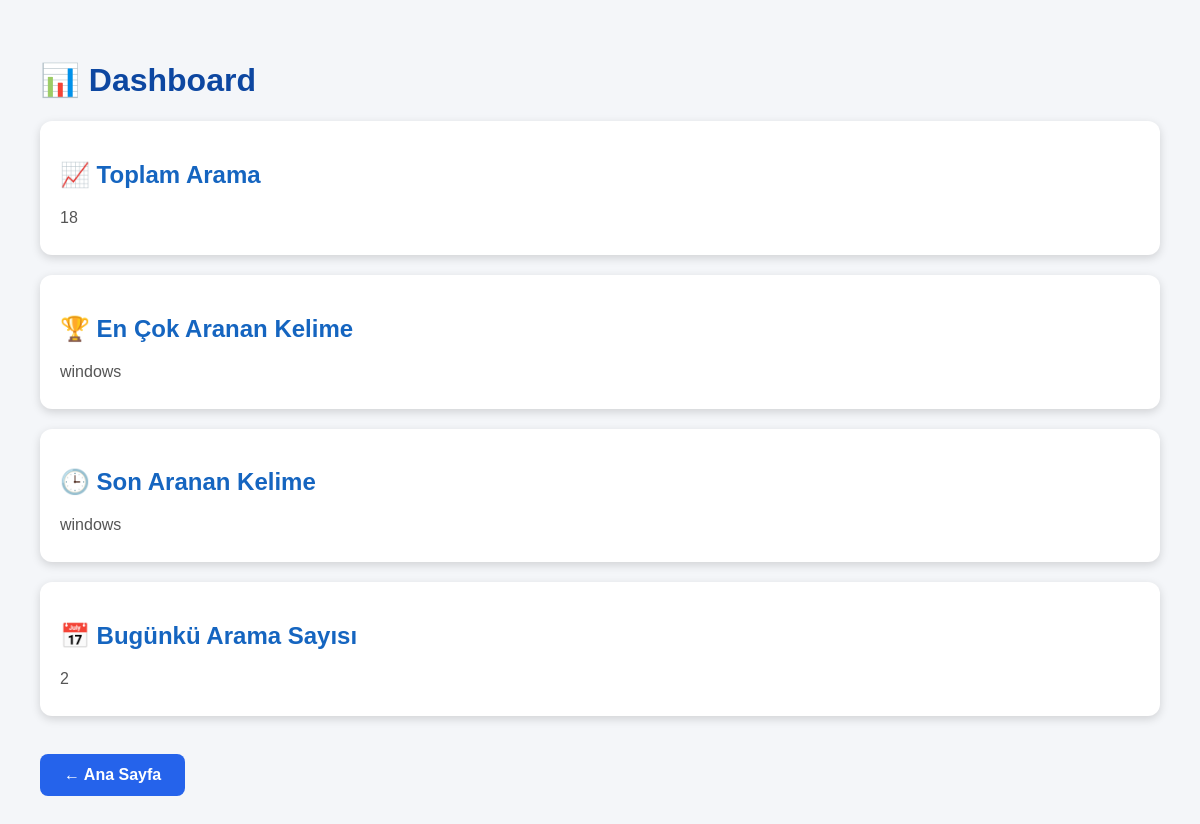
Page /dashboard on the earlier database version.
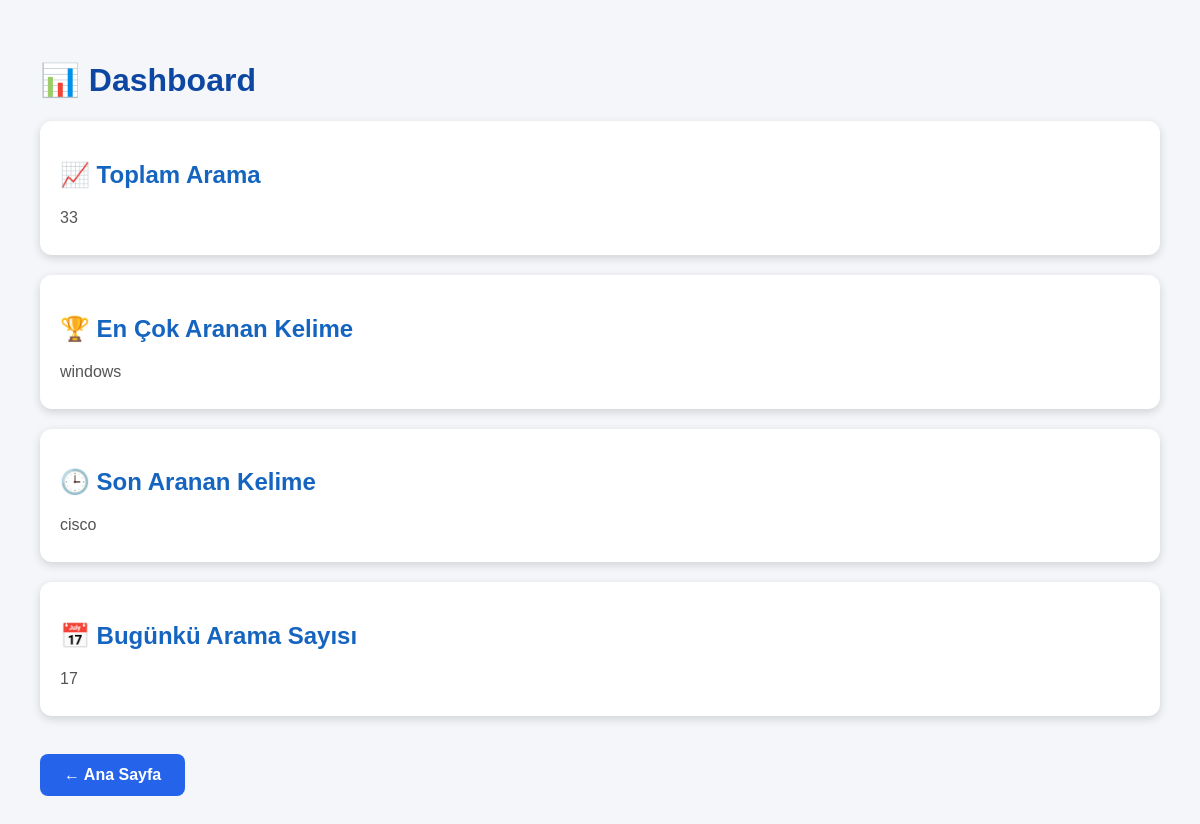
Same page on the later database version.
### tables this page shows
CREATE TABLE searches (
            id INTEGER PRIMARY KEY AUTOINCREMENT,
            keyword TEXT NOT NULL,
            search_date TIMESTAMP DEFAULT CURRENT_TIMESTAMP
        );

### main.py (the view)
@app.route("/dashboard")
def dashboard():
    total = total_searches()
    top = most_searched()
    last = last_search()
    today = today_searches()
    return render_template(
        "dashboard.html",
        total=total,
        top=top,
        last=last,
        today=today
    )

### database.py (called while the page is built)
def total_searches():
    conn = sqlite3.connect(DB_NAME)
    cursor = conn.cursor()
    cursor.execute("SELECT COUNT(*) FROM searches")
    total = cursor.fetchone()[0]
    conn.close()
    return total

def most_searched():
    conn = sqlite3.connect(DB_NAME)
    cursor = conn.cursor()
    cursor.execute("""
        SELECT keyword, COUNT(*)
        FROM searches
        GROUP BY keyword
        ORDER BY COUNT(*) DESC
        LIMIT 1
    """)
    result = cursor.fetchone()
    conn.close()
    if result:
        return result[0]
    return "Yok"

def last_search():
    conn = sqlite3.connect(DB_NAME)
    cursor = conn.cursor()
    cursor.execute("""
        SELECT keyword
        FROM searches
        ORDER BY id DESC
        LIMIT 1
    """)
    result = cursor.fetchone()
    conn.close()
    if result:
        return result[0]
    return "Yok"

def today_searches():
    conn = sqlite3.connect(DB_NAME)
    cursor = conn.cursor()
    cursor.execute("""
        SELECT COUNT(*)
        FROM searches
        WHERE DATE(search_date)=DATE('now')
    """)
    total = cursor.fetchone()[0]
    conn.close()
    return total

### templates/dashboard.html (shortened to what this page needs)
<!DOCTYPE html>
<html lang="tr">
<head>
    <link rel="stylesheet"
          href="{{ url_for('static', filename='css/style.css') }}">
</head>
<body>
<div class="container">
    <h1>📊 Dashboard</h1>
    <div class="card">
        <h2>📈 Toplam Arama</h2>
        <p>{{ total }}</p>
    </div>
    <div class="card">
        <h2>🏆 En Çok Aranan Kelime</h2>
        <p>{{ top }}</p>
    </div>
    <div class="card">
        <h2>🕒 Son Aranan Kelime</h2>
        <p>{{ last }}</p>
    </div>
    <div class="card">
        <h2>📅 Bugünkü Arama Sayısı</h2>
        <p>{{ today }}</p>
    </div>
    <br>
    <a class="history-button" href="/">
        ← Ana Sayfa
    </a>
</div>
</body>
</html>

Differences in the rows shown:
no longer on this page (row unchanged): searches: keyword "windows"
added searches: keyword "cisco"
Other differences:
{{ total }}: "18" → "33"
{{ today }}: "2" → "17"
